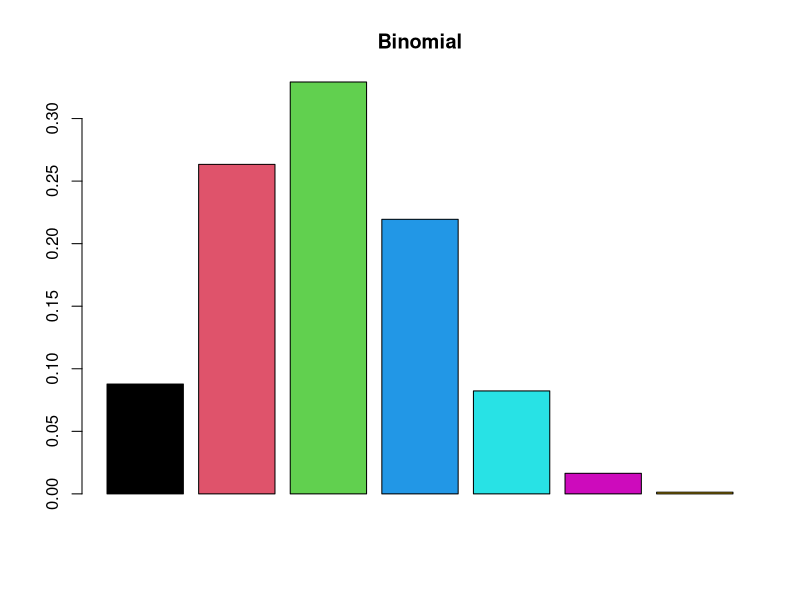
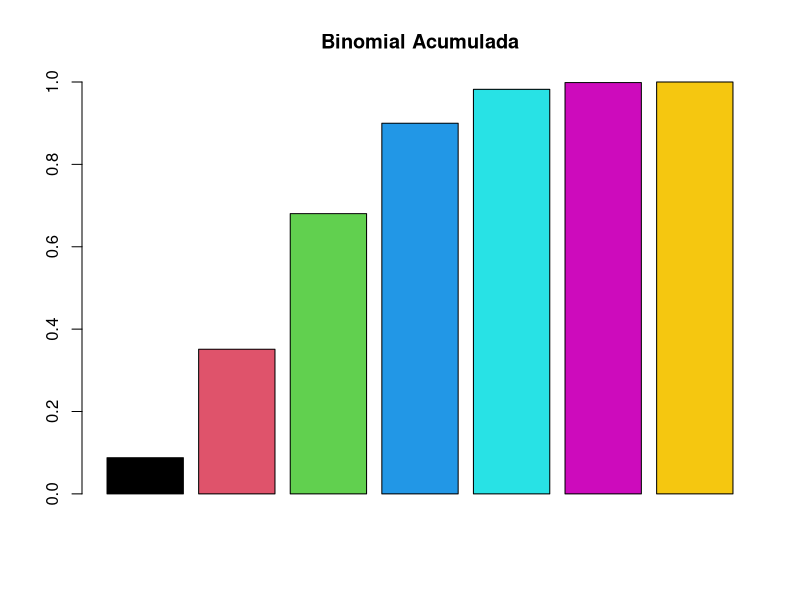
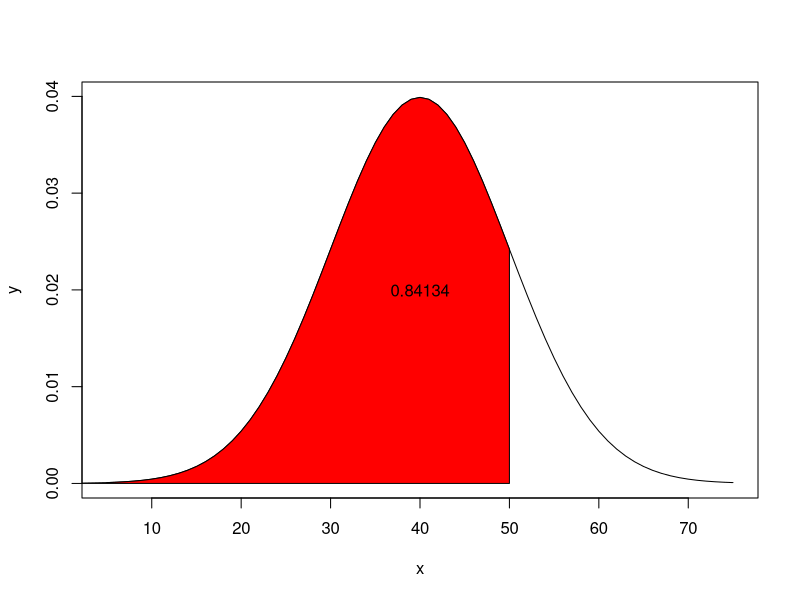
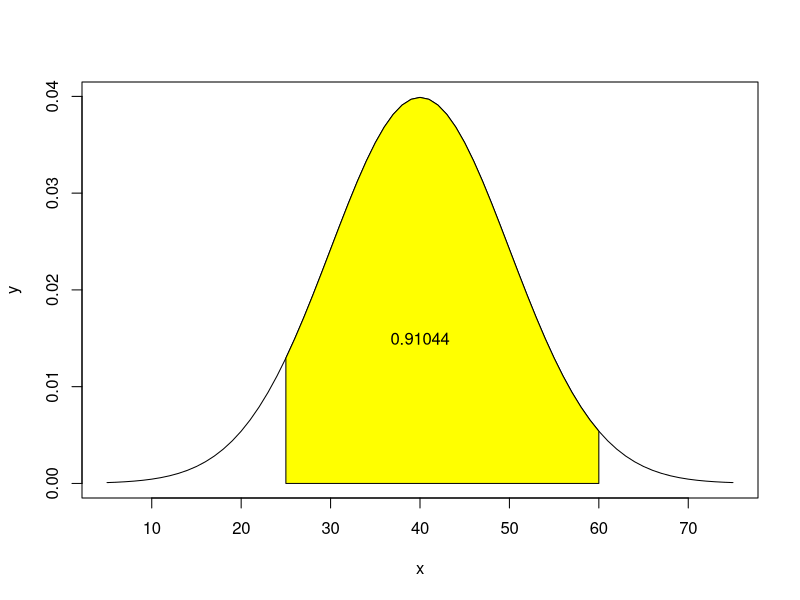
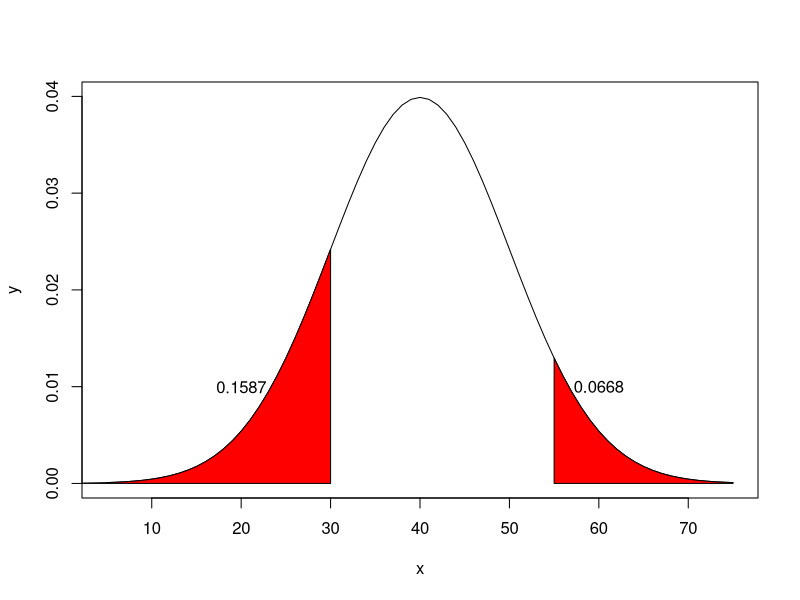

Generate these figures, in order, with R:
#Comandos R
# d -> calcula a densidade de probabilidade f(x) no ponto;
# p -> calcula a função de probabilidade acumulada F(x) no ponto;
# q -> calcula o quantil correspondente a uma dada probabilidade
#(inversa da função distribuição acumulada);
# r -> retira uma amostra aleatória da distribuição.

#Distribuicoes discretas

#Uniforme
  #Esperanca = (b + a)/2 | a < b
  #Variancia = [(b - a + 1)^2 - 1]/12
  #Desvio Padrao = (Variancia)^(1/2)
  #Tambem temos acumulado na uniforme
  #P(X < n) = P(1) + ... + P(n) || P(x < n) P(1) * (n - 1)


#Bernoulli - Taxa de sucesso P(S) || Taxa de fracasso P(F)
  #P(S) + P(F) = 1
  
  #Esperança = P(S)
  #Variancia = P(S) + P(F)

#Binomial -> (Combinação de n,K) * p^k * p^(n-k)
#(combinalçao de n,k) = choose(n,k)
# n = numero de tentativas
# k = numero de vezes que ocorreu o sucesso
# p = probabilidade de sucesso

#Media = n * p
#var = n * p * q
#Desvio padrao = (var)^(1/2)

#Comando no R
  #dbinom(k, n, p)

  #Ex: Prova com 4 questões e 5 alternativas, qual P de acertar 
#3 das 4 questões dadas?

dbinom(3, 4, 1/5)

  #Ex: Voo diario com chance de turbulencia de 0,4. Em uma semana de voo,
#qual a chance de ter turbulencia em pelo menos 3 deles?
#de 3 a 7 turbulencias.
#Acumulativa, ou seja, pbinom(k, n, p)

1 - pbinom(2, 7, 0.4)
pbinom(2, 7, 0.4, FALSE) #Quando eu quero saber P(x >= k)

  #Ex: Vasco e botafogo jogam 6 vezes, as chances do vasco vencer é 1/3.
#Qual p do vasco ganhar no máximo 2 partidas?
pbinom(2, 6, 1/3)

#Plot das taxas de sucesso do vasco e das taxas de sucesso acumuladas

x <- numeric()
y <- numeric()
for(i in 1:7) x[i] <- c (dbinom(i - 1, 6, 1/3))
x <- dbinom(0:6, 6, 1/3)

for(i in 1:7) y[i] <- c (pbinom(i - 1, 6, 1/3))
y <- pbinom(0:6, 6, 1/3)

barplot(x, col=1:7, main="Binomial")
barplot(y, col=1:7, main=" Binomial Acumulada ")

#P = a probabilidade acumulada que queremos testar
#qbinom(P,n,p)

#Ex: Jogamos uma moeda 10 vezes, com 0.5 de P(s) de obter cara
#Queremos saber o número mínimo de sucessos k | a probabilidade
#acumulada de obter até k sucessos seja 90% ou mais.
qbinom(0.9, 10, 0.5)

#Poisson - Usada para modelar a ocorrencia de eventos discretos
#dentro de um intervalo de tempo ou espaço.

#P(X) = (e^lambda * lambda^x)*(x!)

#lambda = taxa média de sucessos | lambda > 0
#x = número de sucessos
#e = 2,7182

  #Ex: Numa central telefonica chegam 300 telefonemas por hora.
#a) Qual a p de num minuto não chegar nenhuma chamada?
  #lambda = 300/h || 300/60 = 5/min.
  #x = 0.
  #[e^(-5)*5^0] * 0! -> Em código, dpois(x, lambda) ->
dpois(0, 5)

#b) Em 2 minutos haja 2 chamadas
  #lambda = 10
  #x = 2
dpois(2, 10)

#c) Qual P(x) da capacidade da mesa ser ultrapassada, sabendo
#que a capacidade da mesma eh 10/min
  #lambda = 5 -> Frequencia de 1 minuto
  #x = 10 -> número de sucessos
#False é basicamente quando queremos 1 - p
ppois(10, 5, FALSE)

  #Ex: Num deposito chegam 2,8 caminhoes/hora, determine a probabilidade
#de chegarem 2 ou mais caminhões.
  #lambda = 2,8/hora

#a)Em um periodo de 0,5 horas
#Aqui x = 1 para indicar que queremos valores maiores que 1,
#ou seja, pelo menos 2.
ppois(1, 1.4, FALSE)

#b)Em um período de 1 hora
ppois(1, 2.8, FALSE)

#c)Em um período de 2 horas
ppois(1, 5.6, FALSE)

  #Ex: A média de alunos aprovados é 23 alunos.
#lambda = 23
#a) Qual P(x = 17)?
dpois(17, 23)

#c) Qual P(x <= 19)?
ppois(19, 23)

#d) Qual P(x > 19)?
ppois(19, 23, FALSE)

#e) Quantidade de aprovados se a probabilidade acumulada
#for de 80%
qpois(p = 0.80, lambda = 23)

#Ex: Numero de afogamentos por fim de semana é de 2 para cada 50k habitantes
#a) Qual P(x = 5 p/ 200k habitantes)
dpois(5, (2/50000) * 200000)

#b) 112.500 habitantes ocorram pelo menos 3 afogamentos?
ppois(2, ((2/50000) * 112500), FALSE)

#Média = lambda
#Variância = lambda
#Desvio padrão = lambda^(1/2)

#Distribuicoes continuas

#Distribuicao uniforme continua
#Esperança = (b + a)/2
#Variancia = [(b - a)^2]/12
#Desvio padrao = variancia^(1/2)
#Distribuicao acumulativa = [x/(b-a)] - [a/(b-a)] | a <= x <= b

#Ex: Uma máquina envasa detergente líquido de forma que o volume
#tem distribuição Uniforme Contínua com 4900 ≤ y ≤ 5050 ml.

#a) Qual a media e variancia do volume de detergente?
Media <- (5050+4900)/2 
Variancia <- ((5050-4900)^2)/12

#b) Qual a proporção de embalagens com menos de 5000ml?
#punif(x, min, max)
# x = numero que queremos saber a porcentagem
# min e max = Minimo e maximo 
punif(5000, 4900, 5050)

#Ex: Min 5, Max 10, calcular:
#a)P(X < 7)
punif(7, 5, 10)

#b)P(X > 8.5)
punif(8.5, 5, 10, FALSE)

#c) P(8 < x < 9)
punif(9, 5, 10) - punif(8, 5, 10)

#Ex: Latas de coca-cola são enchidas num processo automático segundo uma
#distribuição uniforme no intervalo (em ml) [345,355].

#c) Qualquer lata com volume 4 ml abaixo da média pode gerar
#reclamação do consumidor e com volume 4 ml acima da média pode
#transbordar no momento de abertura, devido à pressão interna. Qual é
#a proporção de latas problemáticas?
punif(346,345, 355) + punif(354, 345, 355, F) #F = FALSE

#Distribuiçãp normal
# u = média
# o = desvio padrão
# x = O valor que queremos saber a porcentagem

#pnorm(x, u, o)

#Ex: Se dissermos que a altura média do homem brasileiro adulto é de 1,70 m, e
#desvio padrão é de 5 cm, estaremos dizendo:

#a) Calcule a % de homens com a altura entre 165 e 175.
pnorm(175, 170, 5) - pnorm(165, 170, 5)

#Ex: Os resultados do experimento ormam uma VA com distribuição normal,
#com média de 40 e desvio padrão de 10
#a) Qual P(x <= 50)
pnorm(50, 40, 10)
  #Caso eu tenha o Z ao invés dos dados, posso fazer
pnorm(1) #Vai me gerar o mesmo resultado.

#Plotando o gráfico dessa questão
x <- seq(5, 75) #Eixo X de 5 
y <- dnorm(x, 40, 10) #Calcula a densidade para cada valor de x
#usando a distribuição normal com esses parametros
plot(x, y, type = "l") #plota a função de densidade normal como uma linha 
#(indicada pelo argumento type = "l").
i <- x <= 50
polygon(c(0,x[i],50), c(0,y[i],0), col="red") 
#Nas 2 linhas acima estamos destacando x <= 50
p <- pnorm(q = 50, mean = 40, sd = 10)
text(40, 0.02, round(p, digits = 5))#Plotando o texto no gráfico
#text(x, y, o que será printado e casas decimais)

#b) Qual P(x >= 35)
pnorm(35, 40, 10, F)

#c) Qual P(25 >= x <= 60)
pnorm(60, 40, 10) - pnorm(25, 40, 10)

#Plot de gráfico
x <- seq(5, 75)
y <- dnorm(x, 40, 10)
plot(x, y, type = "l")
i <- x >= 25 & x <= 60
polygon(c(25, x[i], 60), c(0, y[i], 0), col="yellow")
p <- pnorm(q = 60, mean = 40, sd = 10) - pnorm(q = 25, mean = 40, sd = 10)
text(40, 0.015, round(p, digits = 5))

#d) Qual P(x <= 30 & x >= 55)
pnorm(30, 40, 10) + pnorm(55, 40, 10, F)

x <-seq(5, 75)
y <- dnorm(x, 40, 10)
plot(x, y, type="l")
i1 <- x <= 30
i2 <- x >=55
polygon(c(0, x[i1], 30), c(0, y[i1], 0), col="red")
polygon(c(55, x[i2], 75), c(0, y[i2], 0), col="red")
p1 <- pnorm(30, 40, 10)
p2 <- pnorm(55, 40, 10, F)
text(20, 0.01, round(p1, digits = 4))
text(60, 0.01, round(p2, digits = 4))

#Ex: Durabilidade de um pneu é a distribuição normal
#com media = 60000km e dp = 10000km

#a) Qual P(x > 75000)?
pnorm(75000, 60000, 10000, F)

#se ele desse o z, que era z = 1,5
#Como queremos saber x > 75k, utilizaremos lower.tail
#Ou seja, o nosso Z terá sinal invertido
pnorm(-1.5)

#b) Qual P(50000 >= x >= 70000)
pnorm(70000, 60000, 10000) - pnorm(50000, 60000, 10000)

#d) Qual P(x = 70000)
#P(X = 70000) = 0
#Isso ocorre porque, em distribuições contínuas, a probabilidade associada a um
#único ponto é infinitesimalmente pequena (tende a zero).

#e) De quantos km precisamos para que somente 1% dos pneus sejam selecionados?
#P(X < x) = 0.01
#qnorm(p, media, dp) -> Descobrir o número que representa a uma probabilidade
#p = a probabilidade que queremos achar o número que a representa
qnorm(.01, 60000, 10000)

#Ex: Suponha que as amplitudes de vida de dois aparelhos
#elétricos, D1 e D2, tenham distribuições N(42, 6^2) e N(45, 3^2)
#respectivamente. Se os aparelhos são feitos para ser usados por um período de 45 horas, responda.

#a) Qual aparelho deverá ser escolhido?
a1 <- pnorm(45, 42, 6, F)
a2 <- pnorm(45, 45, 3, F)
a1;a2
#a1 = .69 e a2 = .5
#Logo, a resposta é aparelho 1

#b) E se for por um período de 49 horas?
pnorm(49, 42, 6, F)
pnorm(49, 45, 3, F)

#Ex: O diametro do eixo principal de um disco rigido tem distribuição normal
#com media = 25.08 e dp = 0.05. Se as especificações para esse eixo
#são 25 +- 0.15, determine o percentual de unidades em conformidade.

pnorm(25.15, 25.08, 0.05) - pnorm(24.85, 25.08, 0.05)

#Ex: A nota de estatistica se distribui normalmente com media = 6.4
#e dp = 0.8. Em uma sala com 80 alunos, quantos terão?

#a) Nota < 5
p = pnorm(5, 6.4, 0.8)
p * 80

#b) 5 >= nota >= 7.5
(pnorm(7.5, 6.4, 0.8) - pnorm(5, 6.4, 0.8)) * 80

#c) nota >7.5
pnorm(7.5, 6.4, 0.8, F) * 80

#Ex: A VA "Retornos do contrato futuro de soja na bolsa de Chicago"
#(100 retornos) possui distribuição normal com media = 0.18 % ao dia
#e dp = 1.17% ao dia.

#a) qual P((0.18/100) >= retorno >= (2/100)) por dia?

pnorm(2/100, 0.18/100, 1.17/100) - pnorm(0.18/100, 0.18/100, 1.17/100)

#b) Qual P(retorno > 2/100)
pnorm(2/100, 0.18/100, 1.17/100, F)

#Ex:Uma cidade tem media = 170cm de altura dos jovens, com variancia = 36cm^2.

#a) Qual P(x > 179cm) ?
#Se variancia é 36cm^2, dp = 36^(1/2) -> dp = 6cm

pnorm(179, 170, 6, F)

#b) Qual altura que a probabilidade de encontrarmos valores menores que ela
#seja 80%?
qnorm(.8, 170, 6)

#Ex: O tempo gasto no vestibular tem média = 120min e
#dp = 15min

#a) Qual P(x < 100 min)?
pnorm(100, 120, 15)

#b) Qual P(x) | 95% terminem no prazo estibulado?
#Tenho porcentagem
qnorm(.95, 120, 15)

#N(220, 16)
#Ou seja, media = 220, dp = 16^(1/2) -> 4
#a) P(X <= k) = 0.01
qnorm(.01, 220, 4)

#Combinação linear de distribuições normais

#Em uma empresa, a montagem de uma peça é feita em duas etapas
#Os tempos são independentes e tem as seguintes distribuições
#x1 = N(75 seg, 16,81 seg^2)
#x2 = N(129 seg, 106,09 seg^2)

#Para responder essa questão, precisamos recalcular a média
#e o dp.

# E(X) = 75 + 129 = 204
# DP = (16,81 + 106,06)^(1/2) = (122,90)^(1/2) -> 11.08

#a) Qual P(x < 200)
pnorm(200, 204, 11.08)

#Máquina enche latas baseada em pesos brutos. O peso bruto
#tem distribuição normal com media = 1000g e dp = 20g
#As latas tem peso bruto com media = 90g e dp = 10g

#E(x) = 1000 - 90 = 910
#dp = (20^2 + 10^2)^(1/2) = 500^(1/2) = 22.36

#a) P(x < 850g)
pnorm(850, 910, 22.36)

#b) P(x > 870g)
pnorm(870, 910, 22.36, F)

#c) P(860 <= x <= 920)
pnorm(920, 910, 22.36) - pnorm(860, 910, 22.36)

#Um elevador tem resistencia em distribuição normal com média de 300kg e dp = 10kg
#Se a carga supera a resistencia um freio é acionado.
#Numa viagem com 4 pessoas, elas tem media = 70kg e dp = 13kg

#media 4 pessoas = 70 * 4 = 280
#dp 4 pessoas = (13^2 * 4)^(1/2) = 676^(1/2) = 26kg

#Nova media = 300 - 280
#Nova dp = (13^2 + 26^2)^(1/2) = 776^(1/2) = 27.86kg

#a) Qual P de usar p freio de emergencia? P(T < 0)
pnorm(0, 20, 27.86)

